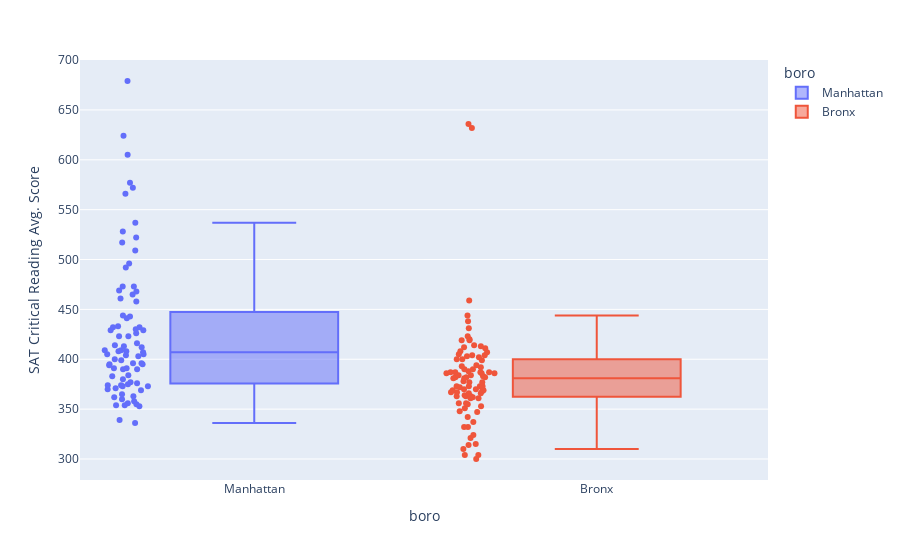

This figure's notebook cell:
### Code cell
# Comparing the average critical reading score with Manhattan and the Bronx.
px.box(data, x="boro", y = "SAT Critical Reading Avg. Score",points = "all", color="boro")

### Figure 1 — Plotly figure (JSON) as saved in the notebook; plotly's stock layout.template omitted (floating-point values rounded to 4 significant figures)
{"data": [{"alignmentgroup": "True", "boxpoints": "all", "hovertemplate": "boro=%{x}<br>SAT Critical Reading Avg. Score=%{y}<extra></extra>", "legendgroup": "Manhattan", "marker": {"color": "#636efa"}, "name": "Manhattan", "notched": false, "offsetgroup": "Manhattan", "orientation": "v", "showlegend": true, "type": "box", "x": ["Manhattan", "Manhattan", "Manhattan", "Manhattan", "Manhattan", "Manhattan", "Manhattan", "Manhattan", "Manhattan", "Manhattan", "Manhattan", "Manhattan", "Manhattan", "Manhattan", "Manhattan", "Manhattan", "Manhattan", "Manhattan", "Manhattan", "Manhattan", "Manhattan", "Manhattan", "Manhattan", "Manhattan", "Manhattan", "Manhattan", "Manhattan", "Manhattan", "Manhattan", "Manhattan", "Manhattan", "Manhattan", "Manhattan", "Manhattan", "Manhattan", "Manhattan", "Manhattan", "Manhattan", "Manhattan", "Manhattan", "Manhattan", "Manhattan", "Manhattan", "Manhattan", "Manhattan", "Manhattan", "Manhattan", "Manhattan", "Manhattan", "Manhattan", "Manhattan", "Manhattan", "Manhattan", "Manhattan", "Manhattan", "Manhattan", "Manhattan", "Manhattan", "Manhattan", "Manhattan", "Manhattan", "Manhattan", "Manhattan", "Manhattan", "Manhattan", "Manhattan", "Manhattan", "Manhattan", "Manhattan", "Manhattan", "Manhattan", "Manhattan", "Manhattan", "Manhattan", "Manhattan", "Manhattan", "Manhattan", "Manhattan", "Manhattan", "Manhattan", "Manhattan", "Manhattan", "Manhattan", "Manhattan", "Manhattan", "Manhattan", "Manhattan", "Manhattan", "Manhattan", "Manhattan", "Manhattan", "Manhattan"], "x0": " ", "xaxis": "x", "y": [355, 383, 377, 390, 522, 624, 395, 409, 394, 374, 423, 404, 353, 375, 403, 373, 391, 473, null, null, null, 465, 492, 509, 496, 537, 517, 468, 572, 528, 390, 429, 416, null, null, null, 441, 395, 376, 679, 443, 370, 469, 407, 414, 429, 336, 391, 412, 405, 408, 423, 426, 399, 444, 409, 374, 384, null, null, 371, null, 577, 566, 396, 433, 473, 356, 354, 461, 373, 405, 432, 432, 358, 413, null, 354, 360, 458, 396, 605, 408, 362, 380, null, 365, 369, 363, 400, 430, 339], "y0": " ", "yaxis": "y"}, {"alignmentgroup": "True", "boxpoints": "all", "hovertemplate": "boro=%{x}<br>SAT Critical Reading Avg. Score=%{y}<extra></extra>", "legendgroup": "Bronx", "marker": {"color": "#EF553B"}, "name": "Bronx", "notched": false, "offsetgroup": "Bronx", "orientation": "v", "showlegend": true, "type": "box", "x": ["Bronx", "Bronx", "Bronx", "Bronx", "Bronx", "Bronx", "Bronx", "Bronx", "Bronx", "Bronx", "Bronx", "Bronx", "Bronx", "Bronx", "Bronx", "Bronx", "Bronx", "Bronx", "Bronx", "Bronx", "Bronx", "Bronx", "Bronx", "Bronx", "Bronx", "Bronx", "Bronx", "Bronx", "Bronx", "Bronx", "Bronx", "Bronx", "Bronx", "Bronx", "Bronx", "Bronx", "Bronx", "Bronx", "Bronx", "Bronx", "Bronx", "Bronx", "Bronx", "Bronx", "Bronx", "Bronx", "Bronx", "Bronx", "Bronx", "Bronx", "Bronx", "Bronx", "Bronx", "Bronx", "Bronx", "Bronx", "Bronx", "Bronx", "Bronx", "Bronx", "Bronx", "Bronx", "Bronx", "Bronx", "Bronx", "Bronx", "Bronx", "Bronx", "Bronx", "Bronx", "Bronx", "Bronx", "Bronx", "Bronx", "Bronx", "Bronx", "Bronx", "Bronx", "Bronx", "Bronx", "Bronx", "Bronx", "Bronx", "Bronx", "Bronx", "Bronx", "Bronx", "Bronx", "Bronx", "Bronx", "Bronx", "Bronx", "Bronx", "Bronx", "Bronx"], "x0": " ", "xaxis": "x", "y": [364, 310, 361, 351, 403, 420, 399, 362, 367, 387, 413, 394, 363, null, 407, 384, 337, 387, 363, null, null, 412, null, 369, 373, 373, 324, 373, 411, 393, 369, 459, 356, 361, 386, null, 382, 315, 314, 363, 356, 400, 404, 368, 384, 353, 438, 373, 405, 382, 382, 304, 402, 300, 390, 392, 370, 404, 355, 367, 366, 419, 423, 632, 414, 348, 372, 636, 370, 400, 377, 386, 381, 444, 387, 387, 419, 386, 332, 377, 431, 383, 388, 347, 381, 408, 366, 390, 321, null, null, 304, 342, 378, 332], "y0": " ", "yaxis": "y"}], "layout": {"boxmode": "overlay", "legend": {"title": {"text": "boro"}, "tracegroupgap": 0}, "margin": {"t": 60}, "xaxis": {"anchor": "y", "categoryarray": ["Manhattan", "Bronx"], "categoryorder": "array", "domain": [0, 1], "title": {"text": "boro"}}, "yaxis": {"anchor": "x", "domain": [0, 1], "title": {"text": "SAT Critical Reading Avg. Score"}}}}
